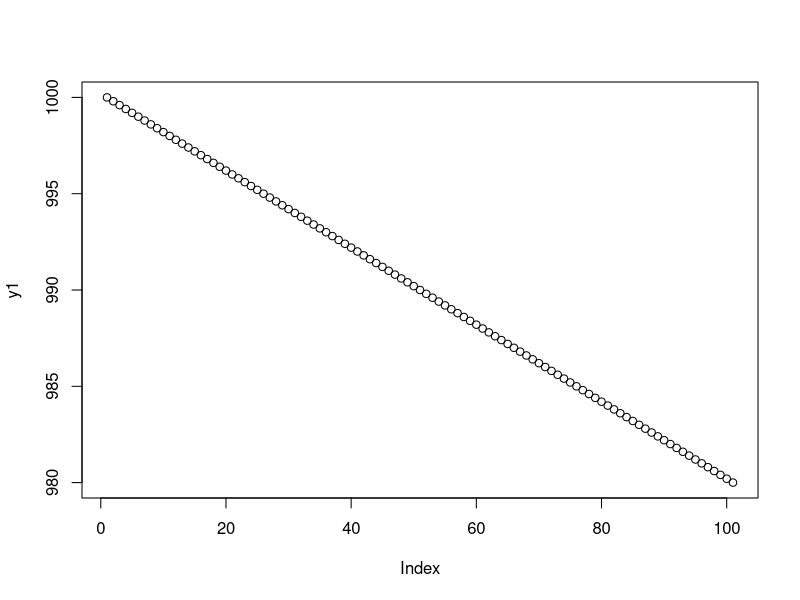
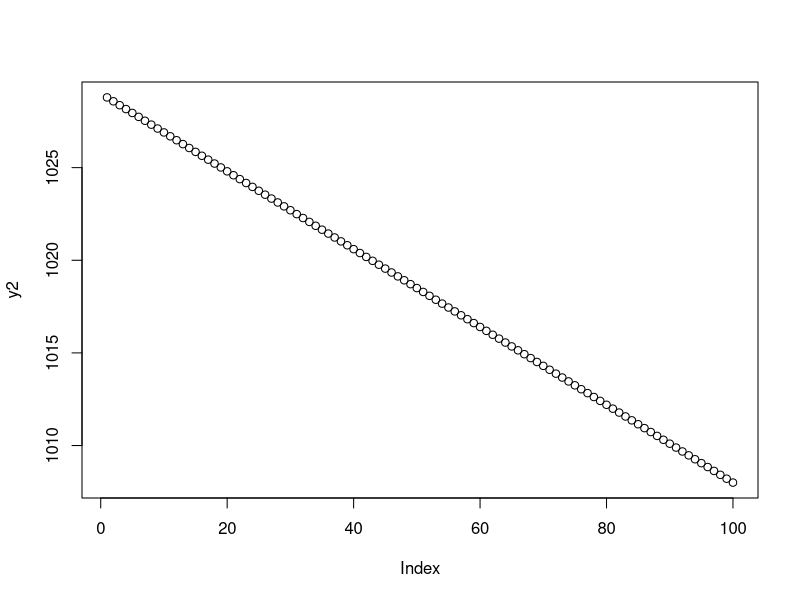
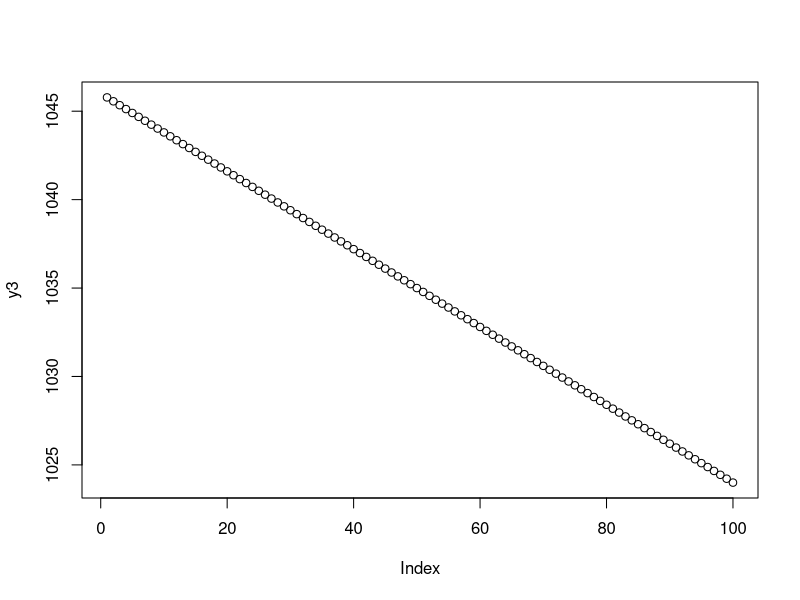
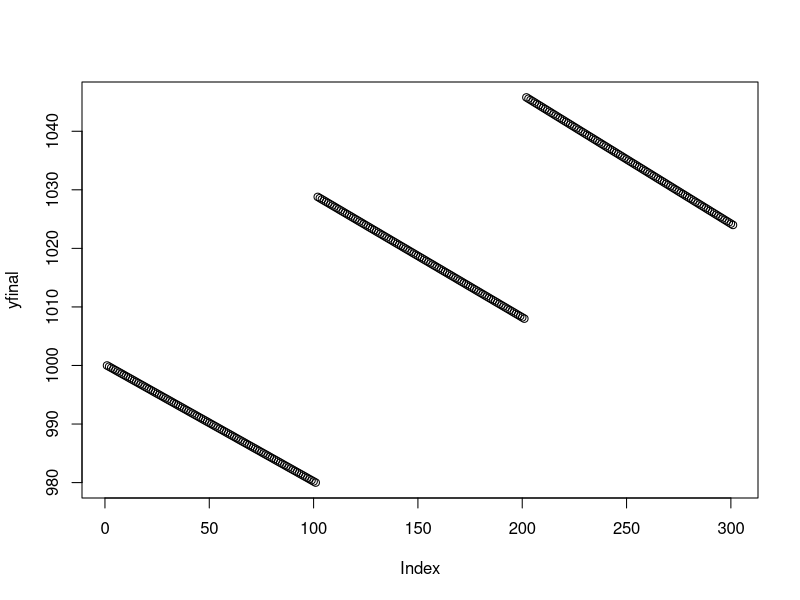
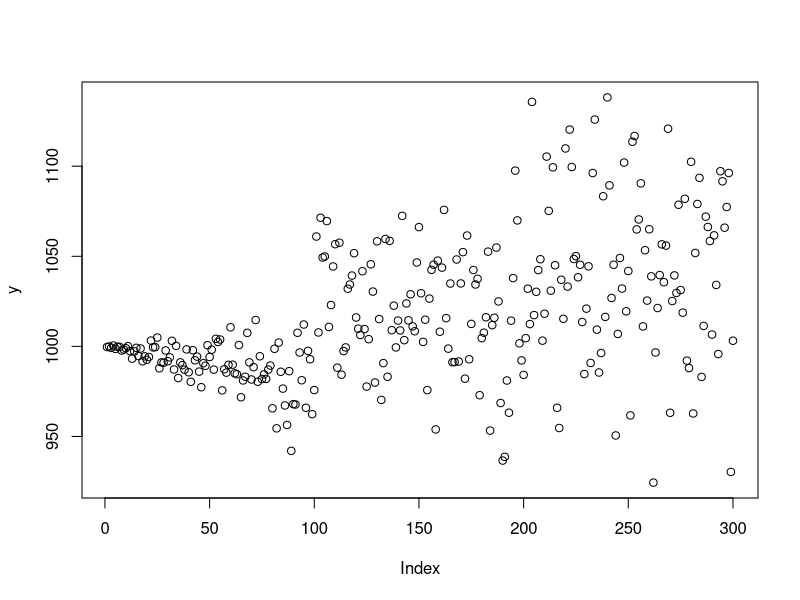
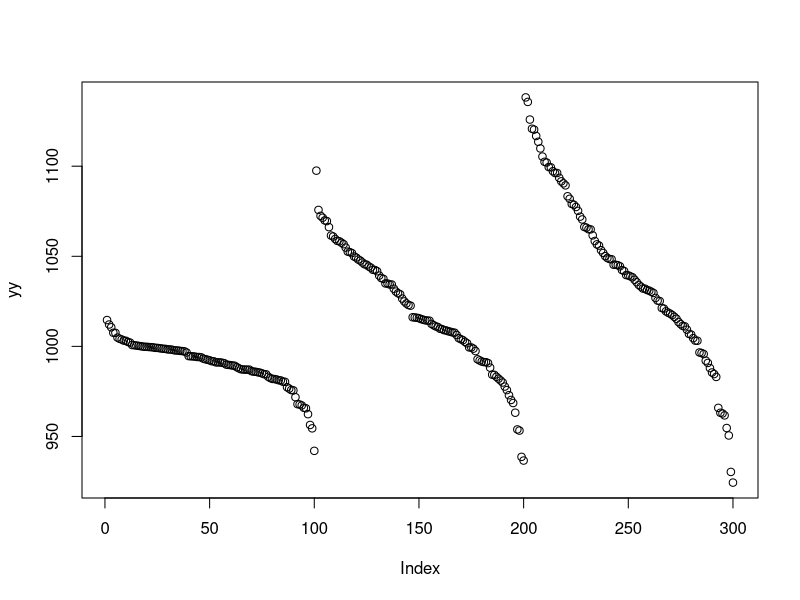
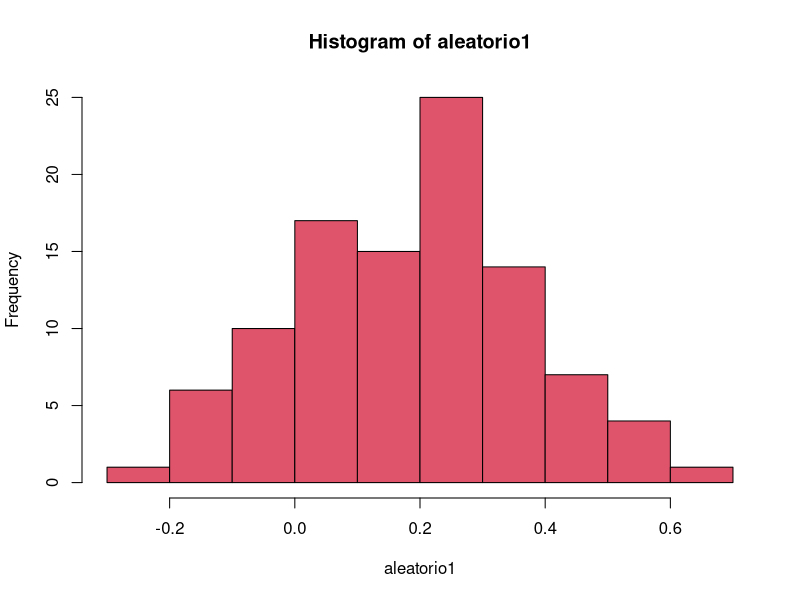
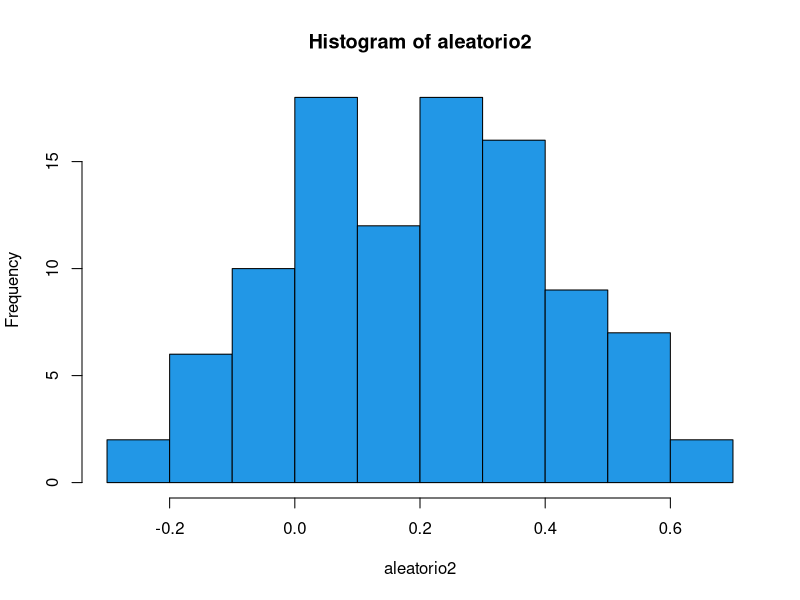

These charts were generated, in order, by the following R code:
#Ex. 7 - Função demanda partida
# se a função 0<=x<=100; y = 1000-0.20*x
#se a função 101<=x<=200; y2 = 1050-0.21*x
#se a função 201<=x<=300; y3 = 1090-0.22*x

x<- 0:100
y1<- 1000-0.20*x
y1
plot(y1)

x<-101:200
y2<- 1050-0.21*x
y2
plot(y2)

x<-201:300
y3<-1090-0.22*x
y3
plot(y3)

yfinal<- c(y1,y2,y3)
yfinal
plot(yfinal)

#Ex.8 - Elaborar o gráfico da curva de demanda, “quebrada”, sabendo-se que:
#para o caso de considerar o coeficiente angular aleatório com uma distribuição
#normal com b1= média de 20 e desvio padrão de 2; b2 = média de 21 e desvio
#padrão de 2 e b3 = média de 22 e desvio padrão de 2. Com 100 possibilidades de
#simulação.

# aleatorio = coeficiente angular
#rnorm - função de Gauss
aleatorio1<- rnorm(100, 0.20, 0.2) #coeficiente angular da reta com média 20 e desv pad de 2
aleatorio1

aleatorio2<- rnorm(100, .21, .2) #coeficiente angular da reta com média 21 e desv pad de 2
aleatorio2

aleatorio3<- rnorm(100, .22, .2) #coeficiente angular da reta com média 22 e desv pad de 2
aleatorio3


x=1:100
y1 <- (1000-aleatorio1*x)
y1


x=101:200
y2 <- (1050-aleatorio2*x)
y2

x=201:300
y3 <- (1090-aleatorio3*x)
y3

y <- c(y1, y2, y3)
plot(y)


y11<- sort(y1, decreasing = T)

y22<- sort(y2, decreasing = T)

y33<- sort(y3, decreasing = T)

yy <- c(y11,y22,y33)

plot(yy)

hist(aleatorio1, col = 2) # red
hist(aleatorio2, col = 4) # blue
hist(aleatorio3, col = 2) # green


#EX. 9
#Se 0<=x<=500 a demanda é y = 1000;
#Se 500<x<=1.000 a demanda é y = 500;
#Se 1.000<x<=1.500 a demanda é y = 200;
#Se 1.500<x<=2.000 a demanda é y = 100.

y1=0; y2=0; y3= 0; y4 = 0; y=0
  for (i in 1:500){
    #x=1:500
    y1[i] <- 1000
  }

  for(i in 1:500){
    y2[i] = 500 #x=1:500
  }
  
  for(i in 1:500){
    y3[i] = 200 #x=1:500
  }

  for(i in 1:500){
    y4[i] = 100 #x=1:500
  }


y=c(y1,y2,y3,y4)
plot(y);y




